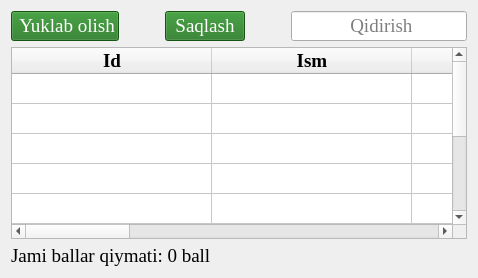
        <widget class="QWidget" name="tab_3">
         <attribute name="icon">
          <iconset resource="../../icons/images.qrc">
           <normaloff>:/image/users.png</normaloff>:/image/users.png</iconset>
         </attribute>
         <attribute name="title">
          <string>Mijozlar</string>
         </attribute>
         <layout class="QVBoxLayout" name="verticalLayout_3">
          <item>
           <layout class="QGridLayout" name="gridLayout_37">
            <item row="2" column="1">
             <widget class="QTableWidget" name="tableWidget_21">
              <property name="font">
               <font>
                <family>Times New Roman</family>
                <pointsize>14</pointsize>
                <bold>false</bold>
                <stylestrategy>PreferDefault</stylestrategy>
               </font>
              </property>
              <property name="autoFillBackground">
               <bool>false</bool>
              </property>
              <property name="selectionMode">
               <enum>QAbstractItemView::SelectionMode::ExtendedSelection</enum>
              </property>
              <property name="selectionBehavior">
               <enum>QAbstractItemView::SelectionBehavior::SelectItems</enum>
              </property>
              <property name="sortingEnabled">
               <bool>false</bool>
              </property>
              <property name="rowCount">
               <number>10</number>
              </property>
              <attribute name="horizontalHeaderDefaultSectionSize">
               <number>200</number>
              </attribute>
              <attribute name="verticalHeaderVisible">
               <bool>false</bool>
              </attribute>
              <row/>
              <row/>
              <row/>
              <row/>
              <row/>
              <row/>
              <row/>
              <row/>
              <row/>
              <row/>
              <column>
               <property name="text">
                <string>Id</string>
               </property>
               <property name="font">
                <font>
                 <family>Times New Roman</family>
                 <pointsize>14</pointsize>
                 <bold>true</bold>
                </font>
               </property>
              </column>
              <column>
               <property name="text">
                <string>Ism</string>
               </property>
               <property name="font">
                <font>
                 <family>Times New Roman</family>
                 <pointsize>14</pointsize>
                 <bold>true</bold>
                </font>
               </property>
              </column>
              <column>
               <property name="text">
                <string>Familiya</string>
               </property>
               <property name="font">
                <font>
                 <family>Times New Roman</family>
                 <pointsize>14</pointsize>
                 <bold>true</bold>
                </font>
               </property>
              </column>
              <column>
               <property name="text">
                <string>Telefon raqam</string>
               </property>
               <property name="font">
                <font>
                 <family>Times New Roman</family>
                 <pointsize>14</pointsize>
                 <bold>true</bold>
                </font>
               </property>
              </column>
              <column>
               <property name="text">
                <string>Ball</string>
               </property>
               <property name="font">
                <font>
                 <family>Times New Roman</family>
                 <pointsize>14</pointsize>
                 <bold>true</bold>
                </font>
               </property>
              </column>
              <column>
               <property name="text">
                <string>Code</string>
               </property>
               <property name="font">
                <font>
                 <family>Times New Roman</family>
                 <pointsize>14</pointsize>
                 <bold>true</bold>
                </font>
               </property>
              </column>
              <column>
               <property name="text">
                <string>Manzil</string>
               </property>
               <property name="font">
                <font>
                 <family>Times New Roman</family>
                 <pointsize>14</pointsize>
                 <bold>true</bold>
                </font>
               </property>
              </column>
              <column>
               <property name="text">
                <string>Sana</string>
               </property>
               <property name="font">
                <font>
                 <family>Times New Roman</family>
                 <pointsize>14</pointsize>
                 <bold>true</bold>
                </font>
               </property>
              </column>
             </widget>
            </item>
            <item row="1" column="1">
             <layout class="QHBoxLayout" name="horizontalLayout_33">
              <item>
               <widget class="QPushButton" name="pushButton_18">
                <property name="font">
                 <font>
                  <family>Times New Roman</family>
                  <pointsize>14</pointsize>
                  <stylestrategy>PreferDefault</stylestrategy>
                 </font>
                </property>
                <property name="autoFillBackground">
                 <bool>false</bool>
                </property>
                <property name="styleSheet">
                 <string notr="true">background-color: rgb(31, 118, 28); color: white;</string>
                </property>
                <property name="text">
                 <string> Yuklab olish</string>
                </property>
                <property name="icon">
                 <iconset resource="../../icons/images.qrc">
                  <normaloff>:/image/excel.png</normaloff>:/image/excel.png</iconset>
                </property>
                <property name="iconSize">
                 <size>
                  <width>24</width>
                  <height>24</height>
                 </size>
                </property>
               </widget>
              </item>
              <item>
               <spacer name="horizontalSpacer_57">
                <property name="orientation">
                 <enum>Qt::Orientation::Horizontal</enum>
                </property>
                <property name="sizeType">
                 <enum>QSizePolicy::Policy::Minimum</enum>
                </property>
                <property name="sizeHint" stdset="0">
                 <size>
                  <width>40</width>
                  <height>20</height>
                 </size>
                </property>
               </spacer>
              </item>
              <item>
               <widget class="QPushButton" name="pushButton_43">
                <property name="font">
                 <font>
                  <family>Times New Roman</family>
                  <pointsize>14</pointsize>
                  <bold>false</bold>
                  <stylestrategy>PreferDefault</stylestrategy>
                 </font>
                </property>
                <property name="styleSheet">
                 <string notr="true">background-color: rgb(31, 118, 28); color: white;</string>
                </property>
                <property name="text">
                 <string> Saqlash </string>
                </property>
               </widget>
              </item>
              <item>
               <spacer name="horizontalSpacer_60">
                <property name="orientation">
                 <enum>Qt::Orientation::Horizontal</enum>
                </property>
                <property name="sizeHint" stdset="0">
                 <size>
                  <width>40</width>
                  <height>20</height>
                 </size>
                </property>
               </spacer>
              </item>
              <item>
               <widget class="QLineEdit" name="lineEdit_18">
                <property name="maximumSize">
                 <size>
                  <width>200</width>
                  <height>16777215</height>
                 </size>
                </property>
                <property name="font">
                 <font>
                  <family>Times New Roman</family>
                  <pointsize>14</pointsize>
                  <stylestrategy>PreferDefault</stylestrategy>
                 </font>
                </property>
                <property name="alignment">
                 <set>Qt::AlignmentFlag::AlignCenter</set>
                </property>
                <property name="placeholderText">
                 <string> Qidirish</string>
                </property>
               </widget>
              </item>
             </layout>
            </item>
           </layout>
          </item>
          <item>
           <widget class="QLabel" name="label_39">
            <property name="font">
             <font>
              <family>Times New Roman</family>
              <pointsize>14</pointsize>
              <stylestrategy>PreferDefault</stylestrategy>
             </font>
            </property>
            <property name="text">
             <string>Jami ballar qiymati: 0 ball</string>
            </property>
           </widget>
          </item>
         </layout>
        </widget>
